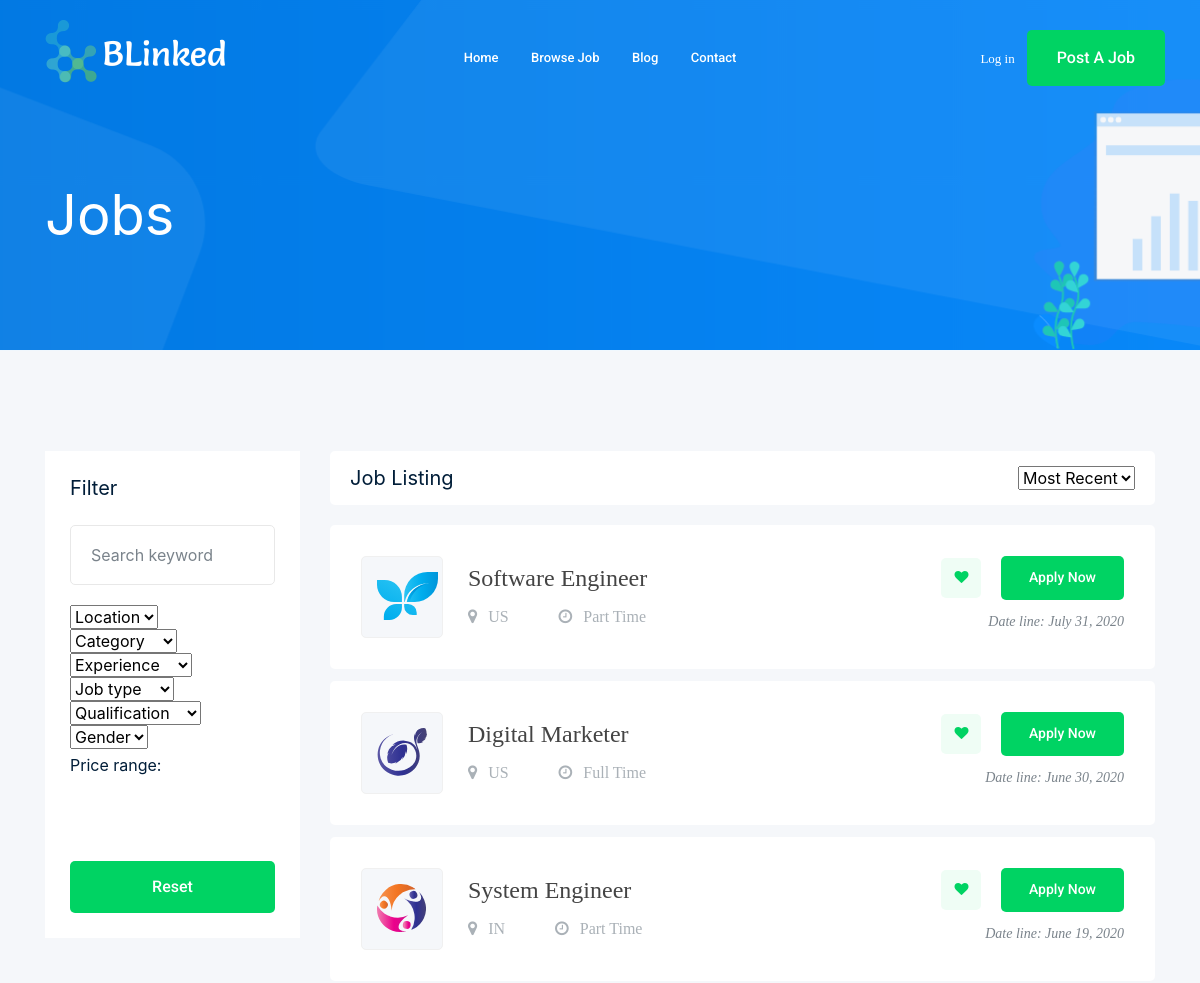
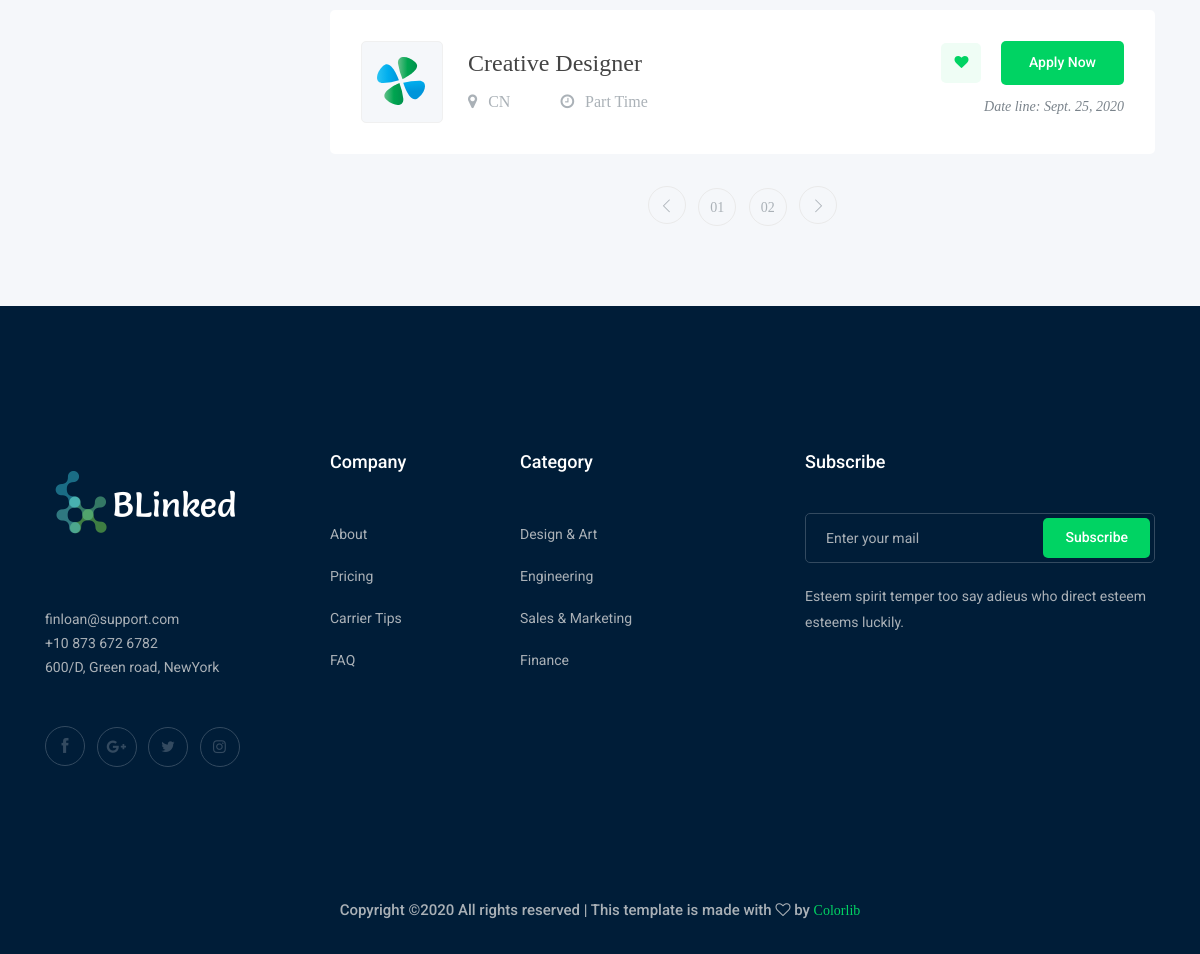
Screenshot of /jobs/ with the database file from the repository (2 pictures, top to bottom).
### blink/models.py (models this page shows, shortened)
class Job(models.Model):
    user = models.ForeignKey(User, on_delete=models.CASCADE)
    icon = models.CharField(default="", max_length=200, null=True, blank=True)
    title = models.CharField(default="", max_length=200, blank=True)
    country = CountryField(default="", null=True, blank=True)
    TYPE_CHOICES = (
        ('Full Time', 'Full Time'),
        ('Part Time', 'Part Time'),
    )
    type = models.TextField(null=True, blank=True, choices=TYPE_CHOICES)
    deadline = models.DateField(null=True, blank=True)
    qualifications = models.TextField(default="Qualifications are adjustable", null=False, blank=False)
    description = models.TextField()
    publish_date = models.DateField(null=True, blank=True)
    vacancy = models.IntegerField(null=True, blank=True)
    salary_min = models.IntegerField(null=True, blank=True)
    salary_max = models.IntegerField(null=True, blank=True)
    benefits = models.TextField(default="", blank=True)

### jobs/views.py (the view)
# urls.py: path('', views.index, name='index'),
def index(request):
    job = Job.objects.all()
    template = loader.get_template('jobs/jobs2.html')
    context = {
        'page': 'jobs',
        'joblist': job
    }
    return HttpResponse(template.render(context, request))

### jobs/templates/jobs/jobs2.html (shortened to what this page needs)
{% extends 'feed/base.html' %}
{% block content %}
    {% load static %}
    {% static "feed/img/svg_icon/" as Imagebase %}
    <div class="job_listing_area plus_padding">
        <div class="container">
            <div class="row">
                <div class="col-lg-3">
                    <div class="job_filter white-bg">
                        <div class="form_inner white-bg">
                            <h3>Filter</h3>
                            <form action="#">
                                <div class="row">
                                    <div class="col-lg-12">
                                        <div class="single_field">
                                            <input type="text" placeholder="Search keyword">
                                        </div>
                                    </div>
                                    <div class="col-lg-12">
                                        <div class="single_field">
                                            <select class="wide">
                                                <option data-display="Location">Location</option>
                                            </select>
                                        </div>
                                    </div>
                                    <div class="col-lg-12">
                                        <div class="single_field">
                                            <select class="wide">
                                                <option data-display="Category">Category</option>
                                            </select>
                                        </div>
                                    </div>
                                    <div class="col-lg-12">
                                        <div class="single_field">
                                            <select class="wide">
                                                <option data-display="Experience">Experience</option>
                                            </select>
                                        </div>
                                    </div>
                                    <div class="col-lg-12">
                                        <div class="single_field">
                                            <select class="wide">
                                                <option data-display="Job type">Job type</option>
                                            </select>
                                        </div>
                                    </div>
                                    <div class="col-lg-12">
                                        <div class="single_field">
                                            <select class="wide">
                                                <option data-display="Qualification">Qualification</option>
                                            </select>
                                        </div>
                                    </div>
                                    <div class="col-lg-12">
                                        <div class="single_field">
                                            <select class="wide">
                                                <option data-display="Gender">Gender</option>
                                            </select>
                                        </div>
                                    </div>
                                </div>
                            </form>
                        </div>
                        <div class="range_wrap">
                            <label for="amount">Price range:</label>
                            <p>
                                <input type="text" id="amount" readonly
                                       style="border:0; color:#7A838B; font-size: 14px; font-weight:400;">
                            </p>
                        </div>
                        <div class="reset_btn">
                            <button class="boxed-btn3 w-100" type="submit">Reset</button>
                        </div>
                    </div>
                </div>
                <div class="col-lg-9">
                    <div class="recent_joblist_wrap">
                        <div class="recent_joblist white-bg ">
                            <div class="row align-items-center">
                                <div class="col-md-6">
                                    <h4>Job Listing</h4>
                                </div>
                                <div class="col-md-6">
                                    <div class="serch_cat d-flex justify-content-end">
                                        <select>
                                            <option data-display="Most Recent">Most Recent</option>
                                        </select>
                                    </div>
                                </div>
                            </div>
                        </div>
                    </div>
                    <div class="job_lists m-0">
                        <div class="row">
                            {% for model in joblist %}
                                <div class="col-lg-12 col-md-12">
                                    <div class="single_jobs white-bg d-flex justify-content-between">
                                        <div class="jobs_left d-flex align-items-center">
                                            <div class="thumb">
                                                <img src="{{ Imagebase }}{{ model.icon }}" alt="">
                                            </div>
                                            <div class="jobs_conetent">
                                                <a href="/jobs/view/{{ model.id }}/"><h4>{{ model.title }}</h4></a>
                                                <div class="links_locat d-flex align-items-center">
                                                    <div class="location">
                                                        <p>
                                                            <i class="fa fa-map-marker"></i> {{ model.country }}
                                                        </p>
                                                    </div>
                                                    <div class="location">
                                                        <p><i class="fa fa-clock-o"></i> {{ model.type }}</p>
                                                    </div>
                                                </div>
                                            </div>
                                        </div>
                                        <div class="jobs_right">
                                            <div class="apply_now">
                                                <a class="heart_mark" href="#"> <i class="fa fa-heart"></i> </a>
                                                <a href="/jobs/view/{{ model.id }}/" class="boxed-btn3">Apply Now</a>
                                            </div>
                                            <div class="date">
                                                <p>Date line: {{ model.deadline }}</p>
                                            </div>
                                        </div>
                                    </div>
                                </div>
                            {% endfor %}
                        </div>
                        <div class="row">
                            <div class="col-lg-12">
                                <div class="pagination_wrap">
                                    <ul>
                                        <li><a href="#"> <i class="ti-angle-left"></i> </a></li>
                                        <li><a href="#"><span>01</span></a></li>
                                        <li><a href="#"><span>02</span></a></li>
                                        <li><a href="#"> <i class="ti-angle-right"></i> </a></li>
                                    </ul>
                                </div>
                            </div>
                        </div>
                    </div>
                </div>
            </div>
        </div>
    </div>
{% endblock %}

### feed/static/userprofile/css/style.css (style rules this page uses)
body { font-family: "Quicksand", Arial, sans-serif; font-weight: 400; font-size: 15px; line-height: 1.8; color: rgba(0, 0, 0, 0.7); }
a { color: #2c98f0; -webkit-transition: 0.5s; -o-transition: 0.5s; transition: 0.5s; }
p { margin-bottom: 1.5em; }
h1, h2, h3, h4, h5, h6 { color: #000; font-family: "Playfair Display", Georgia, serif; font-weight: 400; margin: 0 0 30px 0; }

### feed/static/blink/css/main.css (style rules this page uses)
* { margin: 0px; padding: 0px; box-sizing: border-box; }
body, html { height: 100%; font-family: Poppins-Regular, sans-serif; }
a { font-family: Poppins-Regular; font-size: 14px; line-height: 1.7; color: #666666; margin: 0px; transition: all 0.4s; -webkit-transition: all 0.4s; -o-transition: all 0.4s; -moz-transition: all 0.4s; }
h1,h2,h3,h4,h5,h6 { margin: 0px; }
p { font-family: Poppins-Regular; font-size: 14px; line-height: 1.7; color: #666666; margin: 0px; }
ul, li { margin: 0px; list-style-type: none; }
input { outline: none; border: none; }
button { outline: none !important; border: none; background: transparent; }

### feed/static/feed/blog/main.css (style rules this page uses)
h1, h2, h3, h4, h5, h6 { color: #444444; }
ul { margin: 0; }

### rows the page displays
Job: icon (picture), title "Software Engineer", country "US", type "Part Time", deadline "July 31, 2020"
Job: icon (picture), title "Digital Marketer", country "US", type "Full Time", deadline "June 30, 2020"
Job: icon (picture), title "System Engineer", country "IN", type "Part Time", deadline "June 19, 2020"
Job: icon (picture), title "Creative Designer", country "CN", type "Part Time", deadline "Sept. 25, 2020"

### other values shown
{{ heading }} "Jobs"
